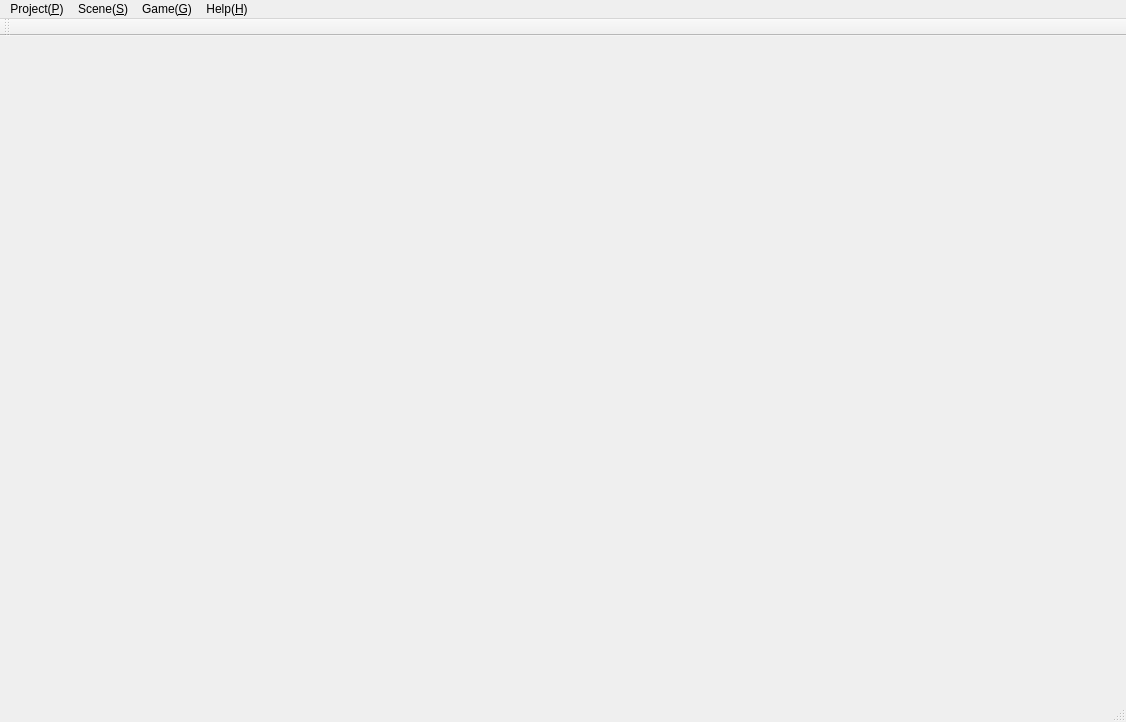
<?xml version="1.0" encoding="UTF-8"?>
<ui version="4.0">
 <class>MainWindow</class>
 <widget class="QMainWindow" name="MainWindow">
  <property name="geometry">
   <rect>
    <x>0</x>
    <y>0</y>
    <width>1126</width>
    <height>722</height>
   </rect>
  </property>
  <property name="windowTitle">
   <string>MainWindow</string>
  </property>
  <widget class="QWidget" name="centralwidget">
   <layout class="QVBoxLayout" name="verticalLayout">
    <property name="spacing">
     <number>0</number>
    </property>
    <property name="leftMargin">
     <number>0</number>
    </property>
    <property name="topMargin">
     <number>0</number>
    </property>
    <property name="rightMargin">
     <number>0</number>
    </property>
    <property name="bottomMargin">
     <number>0</number>
    </property>
   </layout>
  </widget>
  <widget class="QT_UI::QMenuBarEx" name="menubar">
   <property name="geometry">
    <rect>
     <x>0</x>
     <y>0</y>
     <width>1126</width>
     <height>23</height>
    </rect>
   </property>
   <widget class="QMenu" name="menuFile_F">
    <property name="title">
     <string>Project(&amp;P)</string>
    </property>
    <widget class="QMenu" name="m_menuRecents">
     <property name="title">
      <string>Recents</string>
     </property>
     <addaction name="m_actionEmptyProject"/>
    </widget>
    <widget class="QMenu" name="m_menuSettings">
     <property name="title">
      <string>Settings</string>
     </property>
     <addaction name="m_actionEmptyProject"/>
    </widget>
    <addaction name="m_actionNewProject"/>
    <addaction name="m_actionOpenProject"/>
    <addaction name="m_menuRecents"/>
    <addaction name="separator"/>
    <addaction name="m_menuSettings"/>
    <addaction name="separator"/>
    <addaction name="m_actionSaveProject"/>
    <addaction name="m_actionSaveAsProject"/>
    <addaction name="separator"/>
    <addaction name="m_actionExitEditor"/>
   </widget>
   <widget class="QMenu" name="menuHelp_H">
    <property name="title">
     <string>Help(&amp;H)</string>
    </property>
    <addaction name="m_actionHelp"/>
    <addaction name="m_actionAbout"/>
   </widget>
   <widget class="QMenu" name="menuGame">
    <property name="title">
     <string>Game(&amp;G)</string>
    </property>
    <addaction name="m_actionPlayGame"/>
    <addaction name="m_actionStopGame"/>
   </widget>
   <widget class="QMenu" name="menuScene_S">
    <property name="title">
     <string>Scene(&amp;S)</string>
    </property>
    <addaction name="m_actionNewScene"/>
    <addaction name="separator"/>
    <addaction name="m_actionSaveScene"/>
    <addaction name="m_actionSaveAsScene"/>
   </widget>
   <addaction name="menuFile_F"/>
   <addaction name="menuScene_S"/>
   <addaction name="menuGame"/>
   <addaction name="menuHelp_H"/>
  </widget>
  <widget class="QStatusBar" name="statusbar"/>
  <widget class="QToolBar" name="m_toolBar">
   <property name="windowTitle">
    <string>ToolBar</string>
   </property>
   <property name="iconSize">
    <size>
     <width>24</width>
     <height>24</height>
    </size>
   </property>
   <attribute name="toolBarArea">
    <enum>TopToolBarArea</enum>
   </attribute>
   <attribute name="toolBarBreak">
    <bool>false</bool>
   </attribute>
  </widget>
  <action name="m_actionAbout">
   <property name="icon">
    <iconset>
     <normaloff>:/icon/Icon/effectskin.png</normaloff>:/icon/Icon/effectskin.png</iconset>
   </property>
   <property name="text">
    <string>About</string>
   </property>
  </action>
  <action name="m_actionSaveProject">
   <property name="icon">
    <iconset resource="../../../Resource/App.qrc">
     <normaloff>:/icon/Icon/project/save.png</normaloff>:/icon/Icon/project/save.png</iconset>
   </property>
   <property name="text">
    <string>Save</string>
   </property>
   <property name="shortcut">
    <string>Ctrl+S</string>
   </property>
  </action>
  <action name="m_actionPlayGame">
   <property name="icon">
    <iconset resource="../../../Resource/App.qrc">
     <normaloff>:/icon/Icon/game/play.png</normaloff>:/icon/Icon/game/play.png</iconset>
   </property>
   <property name="text">
    <string>Play</string>
   </property>
   <property name="shortcut">
    <string>F5</string>
   </property>
  </action>
  <action name="m_actionStopGame">
   <property name="icon">
    <iconset resource="../../../Resource/App.qrc">
     <normaloff>:/icon/Icon/game/stop.png</normaloff>:/icon/Icon/game/stop.png</iconset>
   </property>
   <property name="text">
    <string>Stop</string>
   </property>
   <property name="toolTip">
    <string>Stop</string>
   </property>
   <property name="shortcut">
    <string>Shift+F5</string>
   </property>
  </action>
  <action name="m_actionExitEditor">
   <property name="text">
    <string>Exit</string>
   </property>
  </action>
  <action name="m_actionNewScene">
   <property name="text">
    <string>New</string>
   </property>
   <property name="shortcut">
    <string>Alt+N</string>
   </property>
  </action>
  <action name="m_actionSaveAsScene">
   <property name="text">
    <string>Save As</string>
   </property>
  </action>
  <action name="m_actionSaveScene">
   <property name="text">
    <string>Save</string>
   </property>
   <property name="shortcut">
    <string>Alt+S</string>
   </property>
  </action>
  <action name="m_actionSaveAsProject">
   <property name="text">
    <string>Save As</string>
   </property>
  </action>
  <action name="m_actionNewProject">
   <property name="text">
    <string>New</string>
   </property>
   <property name="shortcut">
    <string>Ctrl+N</string>
   </property>
  </action>
  <action name="m_actionOpenProject">
   <property name="text">
    <string>Open</string>
   </property>
   <property name="shortcut">
    <string>Ctrl+O</string>
   </property>
  </action>
  <action name="m_actionEmptyProject">
   <property name="text">
    <string>Empty Project</string>
   </property>
  </action>
  <action name="m_actionHelp">
   <property name="text">
    <string>Help</string>
   </property>
   <property name="shortcut">
    <string>F1</string>
   </property>
  </action>
 </widget>
 <customwidgets>
  <customwidget>
   <class>QT_UI::QMenuBarEx</class>
   <extends>QMenuBar</extends>
   <header>qmenubarex.h</header>
  </customwidget>
 </customwidgets>
 <resources>
  <include location="../../../Resource/App.qrc"/>
 </resources>
 <connections/>
</ui>
